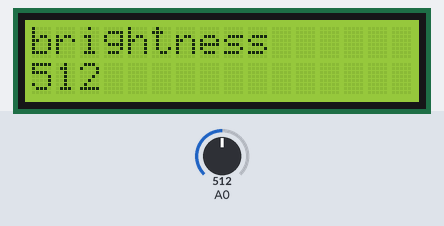
The sketch below on a simulated Arduino Uno, built with avr-gcc and run on an emulated ATmega328P. Shown: 16×2 character LCD. The inputs (shaded band) are chosen by the test bench; at power-on: A0 = 512.

Above: at 1.2 s.
1.3 s: A0 set to 716
At 2.2 s:
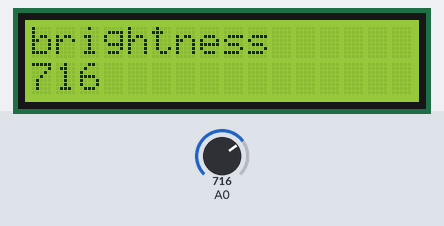
3.0 s: A0 set to 900
At 4.1 s:
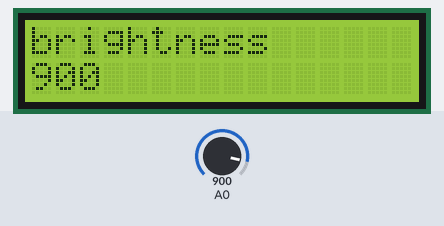
4.6 s: A0 set to 1023
At 6.1 s:
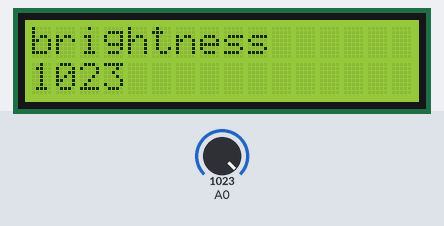
Timing chart, 0 to 7.6 s (numbered marks = the images above; inputs shaded):
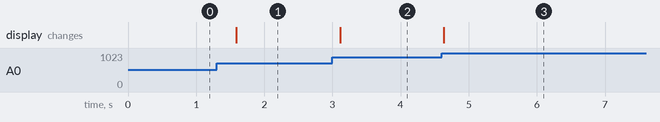

Measured:
- after the input at 1.3 s, the display: changes after 0.29 s (image 1)
- after the input at 3.0 s, the display: changes after 0.11 s (image 2)
- after the input at 4.6 s, the display: changes at once (image 3)

The sketch:

sketch_jun27c.ino
```cpp
#include <LiquidCrystal.h>

LiquidCrystal lcd(7,8,9,10,11,12);

void setup() {
  // put your setup code here, to run once:
  lcd.begin(16,2);
}

void loop() {
  // put your main code here, to run repeatedly:
  int sensorValue= analogRead(A0);
  lcd.scrollDisplayRight();
  lcd.clear();
  lcd.print("brightness");
  lcd.setCursor(0,1);
  lcd.print(sensorValue);
  delay(300);
}
```
